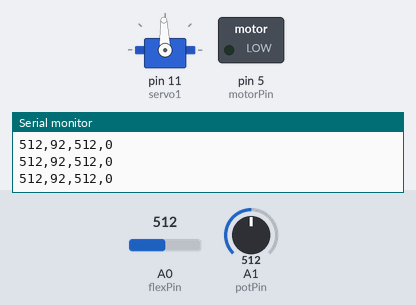
Recording of a sketch running on a simulated Arduino Uno, built with avr-gcc and run on an emulated ATmega328P. Parts: servo, switched loads named in the sketch (green lamp = pin HIGH), the last lines printed to the serial monitor. The inputs (shaded band) are chosen by the test bench; at power-on: A1 (potPin) = 512, A0 (flexPin) = 512.

Above: at 1.2 s.
1.3 s: A1 (potPin) set to 716
At 2.7 s:
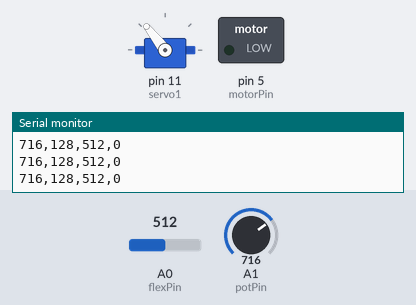
3.1 s: A0 (flexPin) set to 900
At 4.0 s:
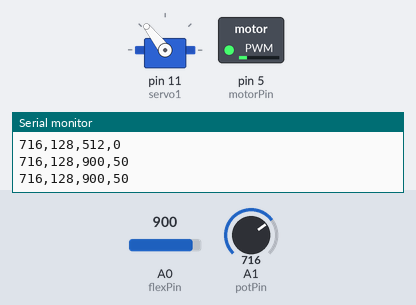
4.7 s: A0 (flexPin) set to 1023
At 5.4 s:
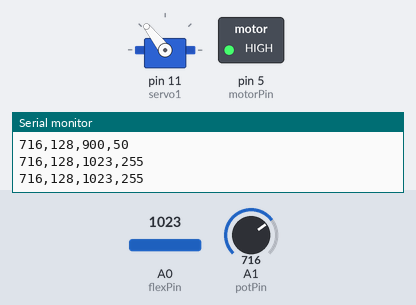
6.3 s: A1 (potPin) set to 900
At 6.7 s:
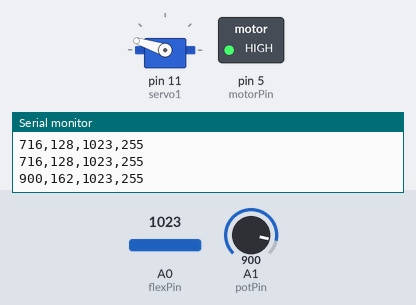
7.9 s: A1 (potPin) set to 1023
At 9.2 s:
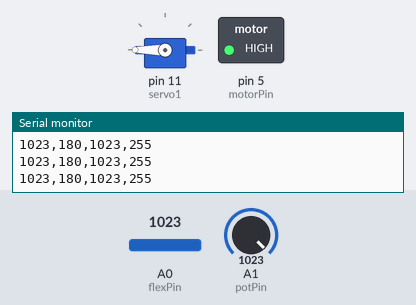
9.5 s: A0 (flexPin) set to 716
At 10.7 s:
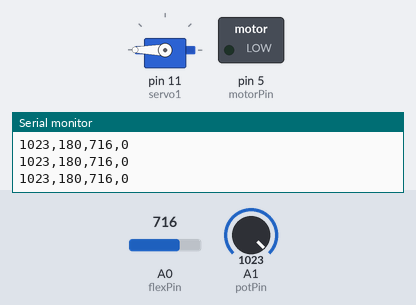
Timing chart, 0 to 12.1 s (numbered marks = the images above; inputs shaded):
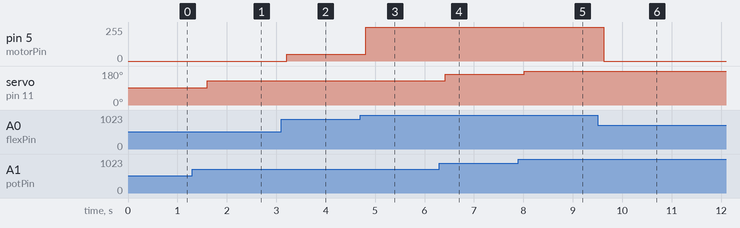

The sketch:

arduino.ino
```cpp
//The following code allows us to control the direction of a servo and the speed of a dc motor by varying the values of resistance of a potentiometer and a flex sensor respectively.
//It also prints the output in the specified CSV format to the serial monitor.

#include <Servo.h>
Servo servo1;

//pin declarations
const int flexPin = A0;
const int motorPin = 5;
const int potPin = A1;
void setup() {
Serial.begin(9600);
servo1.attach(11);
pinMode(motorPin, OUTPUT);
}

void loop() {

//variable declarations
int flexValue;
int servoPosition;
int potValue;
int dcSpeed;

//servo controls
potValue = analogRead(potPin);
servoPosition = map(potValue, 0, 1000, 0, 180);
servoPosition = constrain(servoPosition, 0, 180);
servo1.write(servoPosition);
//dc_motor controls

flexValue = analogRead(flexPin);
dcSpeed = map(flexValue, 900, 1020, 50, 255);
dcSpeed = constrain(dcSpeed, 0, 255);
analogWrite(motorPin, dcSpeed);

//CSV printcommands
Serial.print(potValue);
Serial.print(",");
Serial.print(servoPosition);
Serial.print(",");
Serial.print(flexValue);
Serial.print(",");
Serial.println(dcSpeed);
delay(400);
}
```

Measured:
- after the input at 1.3 s, servo on pin 11 (servo1): 92° → 128° after 0.30 s
- after the input at 3.1 s, pin 5 (motorPin): 0/255 → 50/255 after 0.11 s
- after the input at 4.7 s, pin 5 (motorPin): 50/255 → 255/255 after 0.11 s
- after the input at 6.3 s, servo on pin 11 (servo1): 128° → 162° after 0.12 s
- after the input at 7.9 s, servo on pin 11 (servo1): 162° → 180° after 0.12 s
- after the input at 9.5 s, pin 5 (motorPin): 255/255 → 0/255 after 0.13 s
